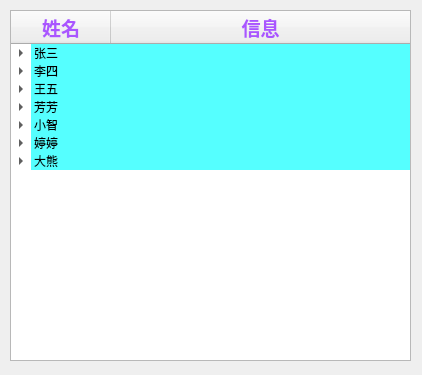
<?xml version="1.0" encoding="UTF-8"?>
<ui version="4.0">
 <class>Form</class>
 <widget class="QWidget" name="Form">
  <property name="geometry">
   <rect>
    <x>0</x>
    <y>0</y>
    <width>422</width>
    <height>375</height>
   </rect>
  </property>
  <property name="windowTitle">
   <string>Form</string>
  </property>
  <widget class="QTreeWidget" name="treeWidget">
   <property name="geometry">
    <rect>
     <x>10</x>
     <y>10</y>
     <width>401</width>
     <height>351</height>
    </rect>
   </property>
   <column>
    <property name="text">
     <string>姓名</string>
    </property>
    <property name="font">
     <font>
      <pointsize>14</pointsize>
      <weight>75</weight>
      <bold>true</bold>
     </font>
    </property>
    <property name="textAlignment">
     <set>AlignCenter</set>
    </property>
    <property name="background">
     <color>
      <red>170</red>
      <green>255</green>
      <blue>0</blue>
     </color>
    </property>
    <property name="foreground">
     <brush brushstyle="SolidPattern">
      <color alpha="255">
       <red>170</red>
       <green>85</green>
       <blue>255</blue>
      </color>
     </brush>
    </property>
   </column>
   <column>
    <property name="text">
     <string>信息</string>
    </property>
    <property name="font">
     <font>
      <pointsize>14</pointsize>
      <weight>75</weight>
      <bold>true</bold>
     </font>
    </property>
    <property name="textAlignment">
     <set>AlignCenter</set>
    </property>
    <property name="background">
     <color>
      <red>170</red>
      <green>255</green>
      <blue>127</blue>
     </color>
    </property>
    <property name="foreground">
     <brush brushstyle="SolidPattern">
      <color alpha="255">
       <red>170</red>
       <green>85</green>
       <blue>255</blue>
      </color>
     </brush>
    </property>
   </column>
   <item>
    <property name="text">
     <string>张三</string>
    </property>
    <property name="background">
     <brush brushstyle="SolidPattern">
      <color alpha="255">
       <red>85</red>
       <green>255</green>
       <blue>255</blue>
      </color>
     </brush>
    </property>
    <property name="text">
     <string/>
    </property>
    <property name="background">
     <brush brushstyle="SolidPattern">
      <color alpha="255">
       <red>85</red>
       <green>255</green>
       <blue>255</blue>
      </color>
     </brush>
    </property>
    <item>
     <property name="text">
      <string>性别</string>
     </property>
     <property name="text">
      <string>男</string>
     </property>
    </item>
    <item>
     <property name="text">
      <string>年龄</string>
     </property>
     <property name="text">
      <string>18</string>
     </property>
    </item>
    <item>
     <property name="text">
      <string>爱好</string>
     </property>
     <property name="text">
      <string>LOL</string>
     </property>
    </item>
   </item>
   <item>
    <property name="text">
     <string>李四</string>
    </property>
    <property name="background">
     <brush brushstyle="SolidPattern">
      <color alpha="255">
       <red>85</red>
       <green>255</green>
       <blue>255</blue>
      </color>
     </brush>
    </property>
    <property name="text">
     <string/>
    </property>
    <property name="background">
     <brush brushstyle="SolidPattern">
      <color alpha="255">
       <red>85</red>
       <green>255</green>
       <blue>255</blue>
      </color>
     </brush>
    </property>
    <item>
     <property name="text">
      <string>性别</string>
     </property>
     <property name="text">
      <string>男</string>
     </property>
    </item>
    <item>
     <property name="text">
      <string>年龄</string>
     </property>
     <property name="text">
      <string>20</string>
     </property>
    </item>
    <item>
     <property name="text">
      <string>爱好</string>
     </property>
     <property name="text">
      <string>DOTA</string>
     </property>
    </item>
   </item>
   <item>
    <property name="text">
     <string>王五</string>
    </property>
    <property name="background">
     <brush brushstyle="SolidPattern">
      <color alpha="255">
       <red>85</red>
       <green>255</green>
       <blue>255</blue>
      </color>
     </brush>
    </property>
    <property name="text">
     <string/>
    </property>
    <property name="background">
     <brush brushstyle="SolidPattern">
      <color alpha="255">
       <red>85</red>
       <green>255</green>
       <blue>255</blue>
      </color>
     </brush>
    </property>
    <item>
     <property name="text">
      <string>性别</string>
     </property>
     <property name="text">
      <string>男</string>
     </property>
    </item>
    <item>
     <property name="text">
      <string>年龄</string>
     </property>
     <property name="text">
      <string>22</string>
     </property>
    </item>
    <item>
     <property name="text">
      <string>爱好</string>
     </property>
     <property name="text">
      <string>麻将</string>
     </property>
    </item>
   </item>
   <item>
    <property name="text">
     <string>芳芳</string>
    </property>
    <property name="background">
     <brush brushstyle="SolidPattern">
      <color alpha="255">
       <red>85</red>
       <green>255</green>
       <blue>255</blue>
      </color>
     </brush>
    </property>
    <property name="text">
     <string/>
    </property>
    <property name="background">
     <brush brushstyle="SolidPattern">
      <color alpha="255">
       <red>85</red>
       <green>255</green>
       <blue>255</blue>
      </color>
     </brush>
    </property>
    <item>
     <property name="text">
      <string>性别</string>
     </property>
     <property name="text">
      <string>女</string>
     </property>
    </item>
    <item>
     <property name="text">
      <string>年龄</string>
     </property>
     <property name="text">
      <string>20</string>
     </property>
    </item>
    <item>
     <property name="text">
      <string>爱好</string>
     </property>
     <property name="text">
      <string>看书</string>
     </property>
    </item>
   </item>
   <item>
    <property name="text">
     <string>小智</string>
    </property>
    <property name="background">
     <brush brushstyle="SolidPattern">
      <color alpha="255">
       <red>85</red>
       <green>255</green>
       <blue>255</blue>
      </color>
     </brush>
    </property>
    <property name="text">
     <string/>
    </property>
    <property name="background">
     <brush brushstyle="SolidPattern">
      <color alpha="255">
       <red>85</red>
       <green>255</green>
       <blue>255</blue>
      </color>
     </brush>
    </property>
    <item>
     <property name="text">
      <string>性别</string>
     </property>
     <property name="text">
      <string>男</string>
     </property>
    </item>
    <item>
     <property name="text">
      <string>年龄</string>
     </property>
     <property name="text">
      <string>25</string>
     </property>
    </item>
    <item>
     <property name="text">
      <string>爱好</string>
     </property>
     <property name="text">
      <string>解说</string>
     </property>
    </item>
   </item>
   <item>
    <property name="text">
     <string>婷婷</string>
    </property>
    <property name="background">
     <brush brushstyle="SolidPattern">
      <color alpha="255">
       <red>85</red>
       <green>255</green>
       <blue>255</blue>
      </color>
     </brush>
    </property>
    <property name="text">
     <string/>
    </property>
    <property name="background">
     <brush brushstyle="SolidPattern">
      <color alpha="255">
       <red>85</red>
       <green>255</green>
       <blue>255</blue>
      </color>
     </brush>
    </property>
    <item>
     <property name="text">
      <string>性别</string>
     </property>
     <property name="text">
      <string>女</string>
     </property>
    </item>
    <item>
     <property name="text">
      <string>年龄</string>
     </property>
     <property name="text">
      <string>27</string>
     </property>
    </item>
    <item>
     <property name="text">
      <string>爱好</string>
     </property>
     <property name="text">
      <string>健身</string>
     </property>
    </item>
   </item>
   <item>
    <property name="text">
     <string>大熊</string>
    </property>
    <property name="background">
     <brush brushstyle="SolidPattern">
      <color alpha="255">
       <red>85</red>
       <green>255</green>
       <blue>255</blue>
      </color>
     </brush>
    </property>
    <property name="text">
     <string/>
    </property>
    <property name="background">
     <brush brushstyle="SolidPattern">
      <color alpha="255">
       <red>85</red>
       <green>255</green>
       <blue>255</blue>
      </color>
     </brush>
    </property>
    <item>
     <property name="text">
      <string>性别</string>
     </property>
     <property name="text">
      <string>男</string>
     </property>
    </item>
    <item>
     <property name="text">
      <string>年龄</string>
     </property>
     <property name="text">
      <string>14</string>
     </property>
    </item>
    <item>
     <property name="text">
      <string>爱好</string>
     </property>
     <property name="text">
      <string>睡觉</string>
     </property>
    </item>
   </item>
  </widget>
 </widget>
 <resources/>
 <connections/>
</ui>
